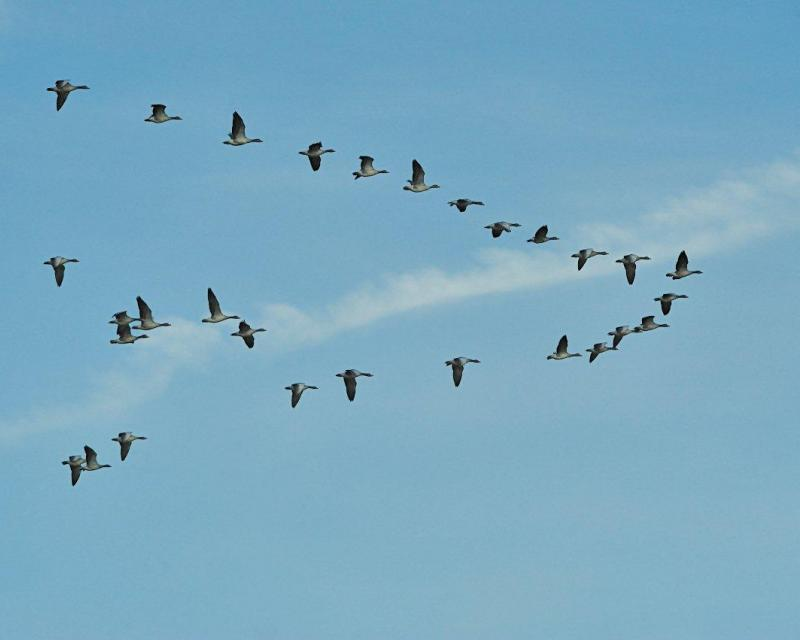
#> input picture voilier_oies_blanches.jpg, 800 x 640 px
$ python COURS_2.1_Histogramme_et_Luminance.py
#> lines starting #> are read from the running program, lines starting #| are printed output that depends on the picture
import cv2
import numpy as np
from matplotlib import pyplot as plt
import math

def niveaudegris(nomimage):
#> called with nomimage = 'voilier_oies_blanches.jpg'
    img = cv2.imread(nomimage, 0)
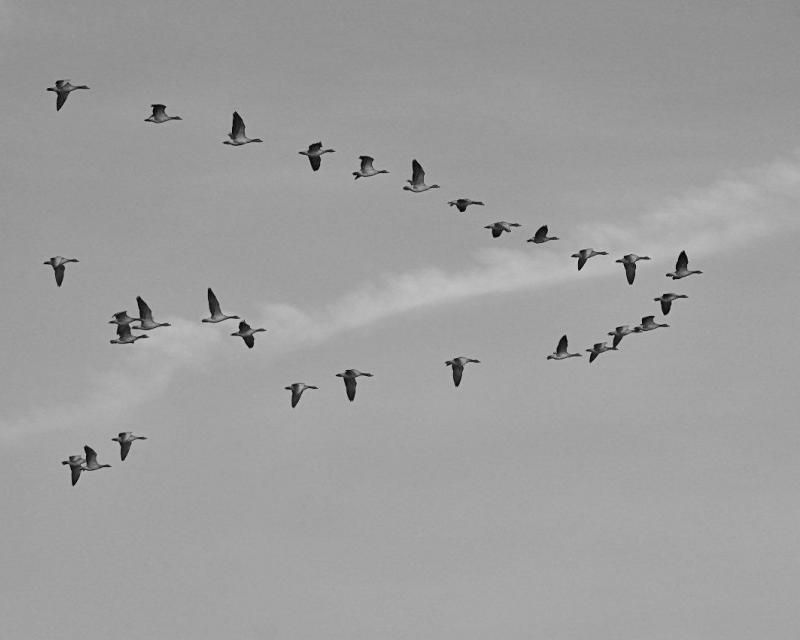
#> img: shape (640, 800); min 0, max 210, mean 157.9
    cv2.imshow('image', img)
    return img

def nbpixelsgris(nomimage, couleur='gris'):
    if couleur == 'gris':
        img = cv2.imread(nomimage)
    return img.shape

def luminance(img):
    print('Luminance :')
    print('\n Min : ')
    print(np.min(img))
    print('\n Max : ')
    print(np.max(img))
    print('\n Mean : ')
    print(np.mean(img))
    print('\n Ecart-type: ')
    print(np.std(img))


def histogramme(img):
    plt.hist(img.ravel(), 256, [0, 256]);
    plt.show()

def clahe(img):
    clahe = cv2.createCLAHE(clipLimit=2.0, tileGridSize=(8, 8))
    gray = clahe.apply(img)
    return gray

def egaliserhistogramme(img):
    imgegalisee = cv2.equalizeHist(img)
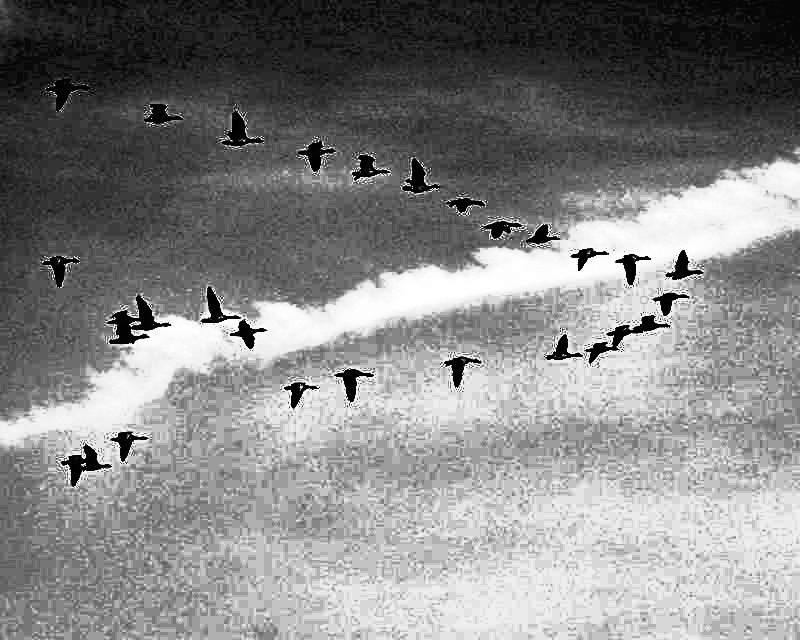
#> imgegalisee: shape (640, 800); min 0, max 255, mean 133.3
    plt.hist(imgegalisee.ravel(), 256, [0, 256]);
    plt.show()
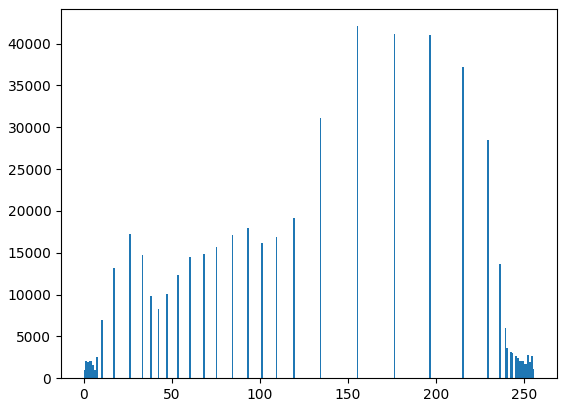
#> figure drawn by matplotlib, 1 panel; tallest bar 42078 high, from x = 155 to 156
    cv2.imshow('image egalisee', imgegalisee)
    return img

def enregistrer(nom, img):
    cv2.imwrite((nom+'.jpg'), img)

if __name__ == "__main__":
    img = niveaudegris('voilier_oies_blanches.jpg')
    #img = egaliserhistogramme(img)
    #enregistrer('egaliser', img)
    egaliserhistogramme(img)
    cv2.waitKey(0)
    cv2.destroyAllWindows()

$ run again, with code_postal.png saved as voilier_oies_blanches.jpg
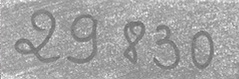
#> input picture code_postal.png, 239 x 79 px
#> in egaliserhistogramme, `imgegalisee = cv2.equalizeHist(img)`:
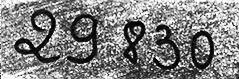
#> imgegalisee: shape (79, 239); min 0, max 255, mean 129.4
#> in egaliserhistogramme, `plt.show()`:
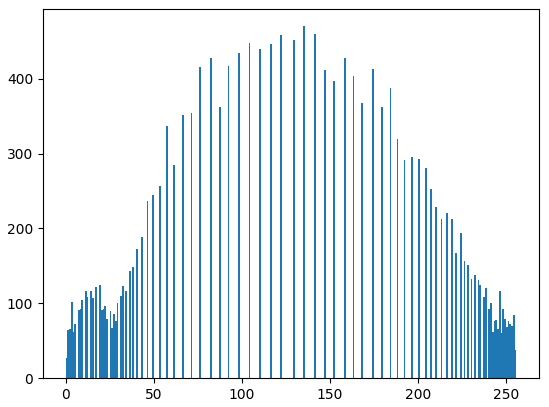
#> figure drawn by matplotlib, 1 panel; tallest bar 470 high, from x = 135 to 136
